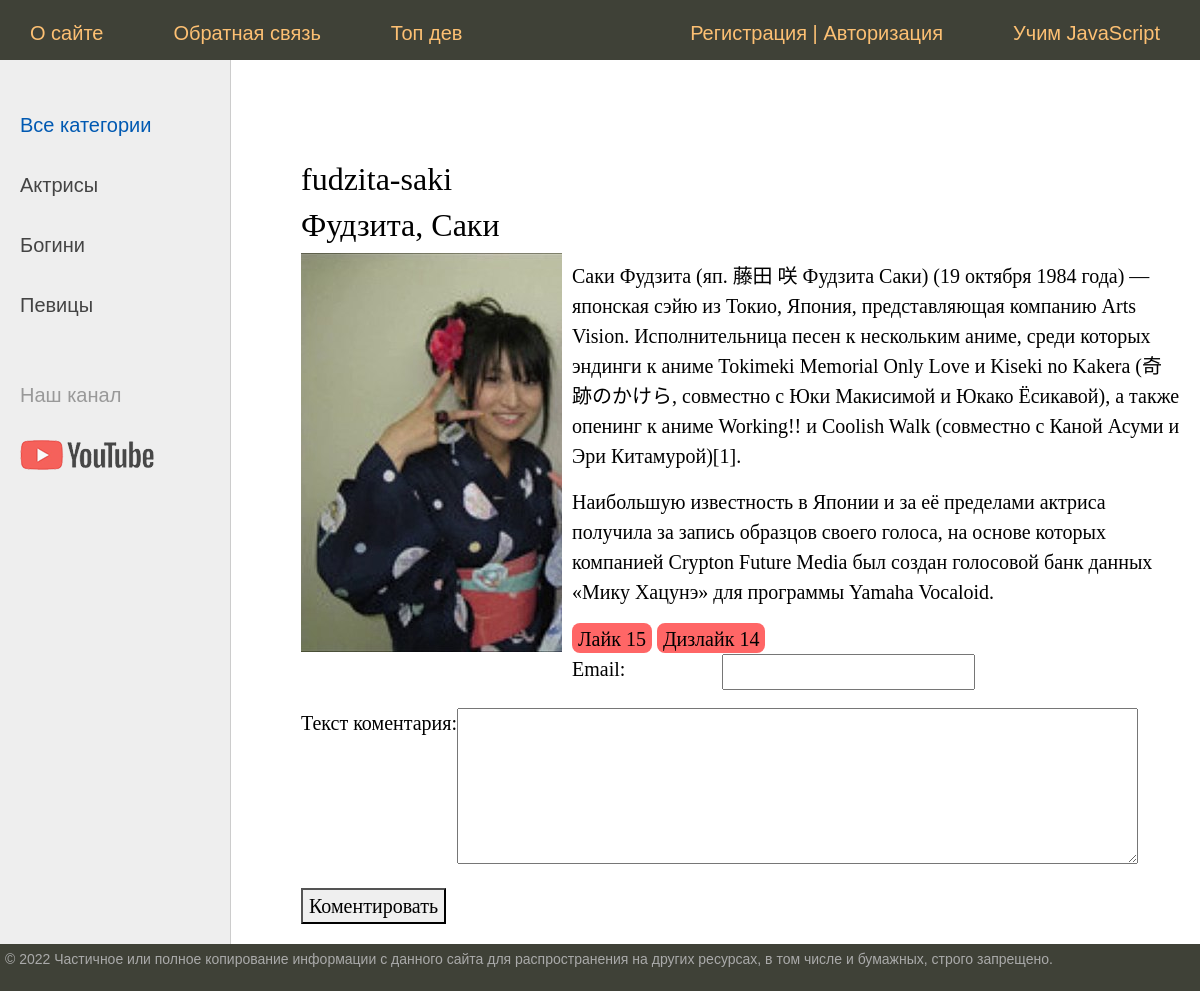
The page /post/fudzita-saki on the database its author committed.
### women/models.py (models this page shows, shortened)
class Category(models.Model):
    name = models.CharField(max_length=100, db_index=True, verbose_name='Название категории')
    slug = models.SlugField(max_length=255, unique=True, db_index=True, verbose_name='URL')
    def get_absolute_url(self):
        return reverse('category', kwargs={'cat_slug': self.slug})
    class Meta:
        verbose_name = 'Категория'
        verbose_name_plural = 'Категории'
        ordering = ['name']

class Women(models.Model):
    title = models.CharField(max_length=255, verbose_name='Заголовок')
    slug = models.SlugField(max_length=255, unique=True, db_index=True, verbose_name='URL')
    content = models.TextField(blank=True, verbose_name='Текст статьи')
    photo = models.ImageField(upload_to="photos/%Y/%m/%d/", verbose_name='Фото')
    time_create = models.DateTimeField(auto_now_add=True, verbose_name='Время создания')
    time_update = models.DateTimeField(auto_now=True, verbose_name='Время изменения')
    like = models.IntegerField(default=0, verbose_name='Лайки')
    dislike = models.IntegerField(default=0, verbose_name='Дизлайки')
    is_published = models.BooleanField(default=True, verbose_name='Публикация')
    cat = models.ForeignKey('Category', on_delete=models.PROTECT, verbose_name='Категория')
    def __str__(self):
        return self.title
    class Meta:
        verbose_name = 'Известные женщины'
        verbose_name_plural = 'Известные женщины'
        ordering = ['time_create', 'title']

### women/views.py (the view)
# urls.py: path('post/<slug:post_slug>', ShowPost.as_view(), name='post'),
class ShowPost(DataMixin, DetailView):
    model = Women
    template_name = 'women/post.html'
    slug_url_kwarg = 'post_slug'
    context_object_name = 'post'
    def get_context_data(self, *, object_list=None, **kwargs):
        context = super().get_context_data(**kwargs)
        context['form_comment'] = AddCommentForm
        c_def = self.get_user_context(title=context['post'])
        return dict(list(context.items())+list(c_def.items()))

### women/templatetags/women_tags.py (called while the page is built)
@register.inclusion_tag('usertags/list_categories.html')
def show_categories(sort=None, cat_selected=None):
    if not sort:
        cats = Category.objects.all()
    else:
        cats = Category.objects.order_by(sort)
    return {"cats": cats, "cat_selected": cat_selected}

### women/utils.py (called while the page is built)
    def get_user_context(self, **kwargs):
        context = kwargs
        user_menu = menu.copy()
        if not self.request.user.is_authenticated:
            user_menu.pop(1)
            context['login_form'] = LoginUserForm
        context['menu'] = user_menu
        if 'cat_selected' not in context:
            context['cat_selected'] = 0
        return context

### women/templates/women/post.html (shortened to what this page needs)
{% extends 'women/base.html' %}
{% load static %}
{% block content %}
    <h1>{{ post.slug }}</h1>
    <h1>{{ post.title }}</h1>
    {% if post.photo %}
        <p><img class="img-article-left" src="{{ post.photo.url }}"></p>
    {% endif %}
    {{ post.content|linebreaks }}
        <button class="like" id="like" name="like" value={{ post.like }} data-likes="10">Лайк {{ post.like }}</button>
        <button class="like" id="dislike" name="dislike" value={{ post.dislike }}>Дизлайк {{ post.dislike }}</button>
    <form action="" method="post">
        {% for f in form_comment %}
            <p><label class="form-label" for="{{ f.id_for_label }}">{{f.label}}: </label>{{ f }}</p>
        {% endfor %}
        <button type="submit" name="comment">Коментировать</button>
    </form>
{% endblock %}

### women/templates/women/base.html (shortened to what this page needs)
{% load static %}
{% load women_tags %}
{% load cache %}
<!DOCTYPE html>
<html>
<head>
    {% block styles %}
        <link href="https://cdn.jsdelivr.net/npm/bootstrap@5.0.2/dist/css/bootstrap.min.css" rel="stylesheet">
        <link type="text/css" href="{% static 'women/css/styles.css' %}" rel="stylesheet" />
    {% endblock %}
</head>
<body>
    <table class="table-page" border=0 cellpadding="0" cellspacing="0">
        <tr>
            <td valign=top>
                {% block mainmenu %}
                    <div class="header">
                        <ul id="mainmenu" class="mainmenu">
                            {% for m in menu %}
                                {% if not forloop.last %}
                                    <li><a href="{% url m.url_name %}">{{m.title}}</a></li>
	                            {% else %}
			                        <li class="last"><a href="{% url m.url_name %}">{{m.title}}</a></li>
	                            {% endif %}
                            {% endfor %}
                            {% if user.is_authenticated %}
                                <li class="last">{{ user.username }} | <a href="{% url 'logout' %}">Выйти</a></li>
                            {% else %}
                                <li class="last"><a href="{% url 'register' %}">Регистрация</a> | <a href="{% url 'login' %}">Авторизация</a></li>
                            {% endif %}
                        </ul>
                    </div>
                {% endblock %}
                <table class="table-content" border=0 cellpadding="0" cellspacing="0">
                    <tr>
                        <td valign="top" class="left-chapters">
                            <ul id="leftchapters">
                                {% if cat_selected == 0 %}
                                    <li class="selected">Все категории</li>
                                {% else %}
                                    <li><a href="{% url 'home' %}">Все категории</a></li>
                                {% endif %}
                                {% show_categories 'name' cat_selected %}
                                <li class="share">
                                    <p>Наш канал</p>
                                    <a class="share-yt" href="https://www.youtube.com/channel/UCqBD5GbLP7-nYISbnaAzm3A" target="_blank" rel="nofollow"></a>
                                </li>
                            </ul>
                        </td>
                        <td valign="top" class="content">
                            <div class="content-text">
                                {% block content %}{% endblock %}
                            </div>
                        </td>
                    </tr>
                </table>
            </td>
        </tr>
        <tr>
            <td valign=top>
                <div id="footer">
                    <p>&copy; 2022 Частичное или полное копирование информации с данного сайта для распространения на других ресурсах, в том числе и бумажных, строго запрещено.</p>
                </div>
            </td>
        </tr>
    </table>
</body>
</html>

### women/templates/usertags/list_categories.html
{% for post in cats %}
    {% if post.slug == cat_selected %}
        <li class="selected">{{post.name}}</li>
    {% else %}
        <li><a href="{{post.get_absolute_url}}">{{post.name}}</a> </li>
    {% endif %}
{% endfor %}

### women/templates/includes/paginator.html (shortened to what this page needs)
{% load static %}

### women/static/women/css/styles.css (style rules this page uses)
html, body { font-family: 'Arial'; margin: 0; padding: 0; height: 100%; width: 100%; color: #444; }
a { color: #0059b2; text-decoration: none; }
img { max-width: 600px; height: auto; }
img.img-article-left { max-width: 300px; height: auto; float: left; padding: 0 10px 10px 0; }
.table-page { width: 100%; height: 100%; vertical-align: top; }
.table-page tr { height: 100%; }
.header { background: #3F4137; height: 60px; }
ul.mainmenu { list-style: none; margin: 0; padding: 0; height: 60px; color: #fdc073; font-size: 20px; overflow: hidden; }
ul.mainmenu li { float: left; margin: 18px 40px 0 30px; }
ul.mainmenu li.last { float: right; }
ul.mainmenu li a { color: #fdc073; text-decoration: none; }
.table-content { width: 100%; min-height: 100%; height: 100%; }
.left-chapters { margin: 0; background: #eee; border-right: 1px solid #ccc; min-height: 100%; }
.left-chapters ul { width: 230px; min-height: 100%; margin: 0; padding: 20px 10px 10px 20px; list-style: none; font-size: 20px; }
.left-chapters ul li { margin: 30px 0 0 0; color: #999; }
.left-chapters ul li.selected { color: #0059b2; }
.left-chapters ul li a { color: #444; text-decoration: none; }
.left-chapters ul li.share { margin: 60px 0 0 0; }
.left-chapters ul li.share p { margin: 30px 0 30px 0; }
.left-chapters ul li.share a { display: inline-block; width: 40px; height: 40px; margin: 0 20px 0 0; }
.left-chapters ul li.share a.share-yt { width: 100%; height: 30px; background: url('../img/share_yt.png') no-repeat 0 0 }
.content { padding: 40px 20px 20px 40px; width: 100%; box-sizing: border-box; }
.content-text { margin: 60px 0 0 30px; color: #000; font-size: 20px; font-family: Yandex Sans Display Light; }
.content-text h1 { font-size: 32px; }
#footer { box-sizing: border-box; background: #3F4137; padding: 5px; color: #aaa; font-size: 14px; font-family: Verdana, Geneva, Arial, Helvetica; text-align: left; overflow: hidden; }
.form-label { display: inline-block; min-width: 150px; vertical-align: top; }
.like { border: none; border-radius: 8px; background: #FF6666; height: 30px; cursor: pointer; }

### rows shown on the page
Category: name "Актрисы"
Category: name "Богини"
Category: name "Певицы"
Women: slug "fudzita-saki", title "Фудзита, Саки", photo (picture), content "Саки Фудзита (яп. 藤田 咲 Фудзита Саки) (19 октября 1984 года) — японская сэйю из Токио, Япония, представляющая компанию Arts Vision. Исполнительница песен к нескольким аниме, среди которых эндинги к аниме Tokimeki Memorial Only Love и Kiseki no Kakera (奇跡のかけら, совместно с Юки Макисимой и Юкако Ёсикавой), а также опенинг к аниме Working!! и Coolish Walk (совместно с Каной Асуми и Эри Китамурой)[1]. Наибольшую известность в Японии и за её пределами актриса получила за запись образцов своего голоса, на основе которых компанией Crypton Future Media был создан голосовой банк данных «Мику Хацунэ» для программы Yamaha Vocaloid.", like "15", dislike "14"

### other values the page prints
{{ m.title }} "О сайте" "Обратная связь" "Топ дев"
{{ m.title }} "Учим JavaScript"
{{ f.label }} "Email" "Текст коментария"
